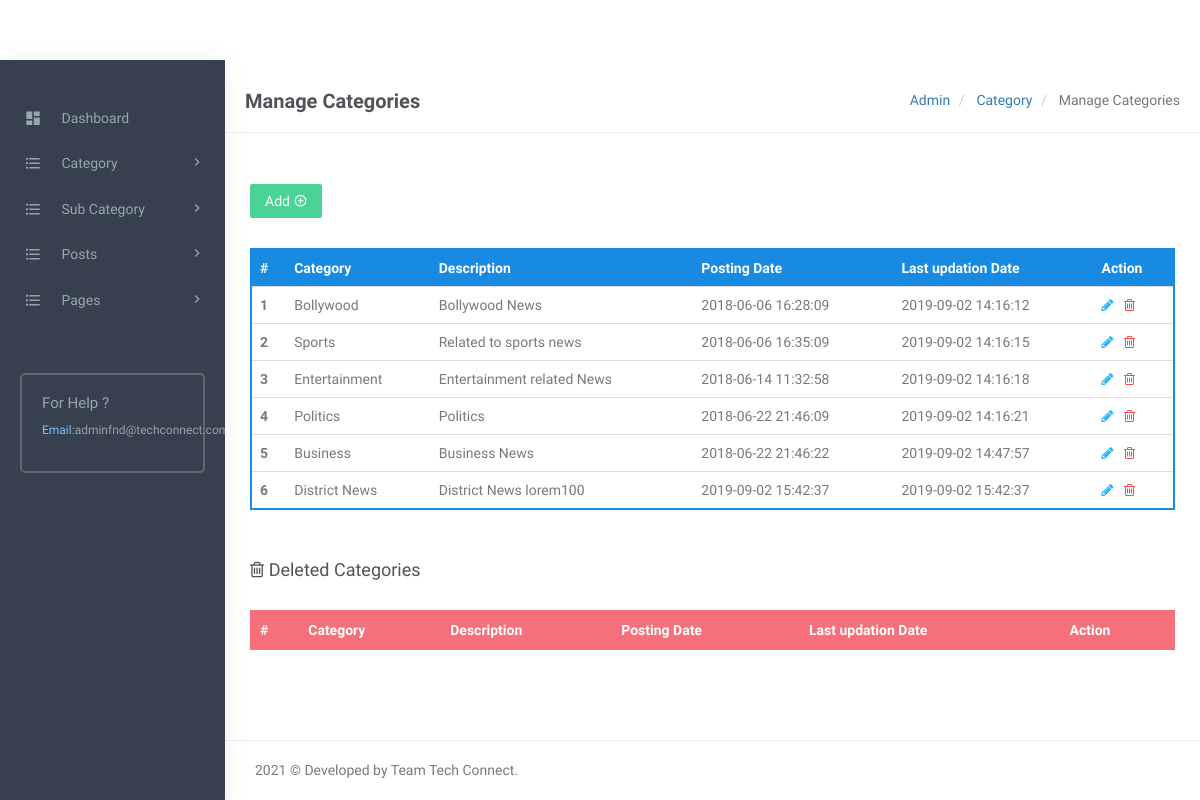
/validator/manage-categories.php (signed in), run on the app's committed database.
### tables this page shows
CREATE TABLE `tblcategory` (
  `id` int(11) NOT NULL AUTO_INCREMENT,
  `CategoryName` varchar(200) NOT NULL,
  `Description` mediumtext NOT NULL,
  `PostingDate` timestamp NULL DEFAULT CURRENT_TIMESTAMP,
  `UpdationDate` timestamp NULL DEFAULT CURRENT_TIMESTAMP ON UPDATE CURRENT_TIMESTAMP,
  `Is_Active` varchar(1) DEFAULT NULL,
  PRIMARY KEY (`id`)
);

### validator/manage-categories.php (the view, shortened to what this page needs)
<?php
include('includes/config.php');
if(strlen($_SESSION['login'])==0)
  {
header('location:index.php');
}
else{
?>
<!DOCTYPE html>
<html lang="en">
    <head>
        <link href="assets/css/bootstrap.min.css" rel="stylesheet" type="text/css" />
        <link href="assets/css/core.css" rel="stylesheet" type="text/css" />
        <link href="assets/css/components.css" rel="stylesheet" type="text/css" />
        <link href="assets/css/icons.css" rel="stylesheet" type="text/css" />
        <link href="assets/css/pages.css" rel="stylesheet" type="text/css" />
        <link href="assets/css/menu.css" rel="stylesheet" type="text/css" />
        <link href="assets/css/responsive.css" rel="stylesheet" type="text/css" />
		<link rel="stylesheet" href="../plugins/switchery/switchery.min.css">
    </head>
    <body class="fixed-left">
        <div id="wrapper">
<?php include('includes/leftsidebar.php');?>
            <div class="content-page">
                <div class="content">
                    <div class="container">
                        <div class="row">
							<div class="col-xs-12">
								<div class="page-title-box">
                                    <h4 class="page-title">Manage Categories</h4>
                                    <ol class="breadcrumb p-0 m-0">
                                        <li>
                                            <a href="#">Admin</a>
                                        </li>
                                        <li>
                                            <a href="#">Category </a>
                                        </li>
                                        <li class="active">
                                           Manage Categories
                                        </li>
                                    </ol>
                                    <div class="clearfix"></div>
                                </div>
							</div>
						</div>
<div class="row">
<div class="col-sm-6">
</div>
                                    <div class="row">
										<div class="col-md-12">
											<div class="demo-box m-t-20">
<div class="m-b-30">
<a href="add-category.php">
<button id="addToTable" class="btn btn-success waves-effect waves-light">Add <i class="mdi mdi-plus-circle-outline" ></i></button>
</a>
 </div>
												<div class="table-responsive">
                                                    <table class="table m-0 table-colored-bordered table-bordered-primary">
                                                        <thead>
                                                            <tr>
                                                                <th>#</th>
                                                                <th> Category</th>
                                                                <th>Description</th>
                                                                <th>Posting Date</th>
                                                                  <th>Last updation Date</th>
                                                                <th>Action</th>
                                                            </tr>
                                                        </thead>
                                                        <tbody>
<?php
$query=mysqli_query($con,"Select id,CategoryName,Description,PostingDate,UpdationDate from  tblcategory where Is_Active=1");
$cnt=1;
while($row=mysqli_fetch_array($query))
{
?>
 <tr>
<th scope="row"><?php echo htmlentities($cnt);?></th>
<td><?php echo htmlentities($row['CategoryName']);?></td>
<td><?php echo htmlentities($row['Description']);?></td>
<td><?php echo htmlentities($row['PostingDate']);?></td>
<td><?php echo htmlentities($row['UpdationDate']);?></td>
<td><a href="edit-category.php?cid=<?php echo htmlentities($row['id']);?>"><i class="fa fa-pencil" style="color: #29b6f6;"></i></a>
	&nbsp;<a href="manage-categories.php?rid=<?php echo htmlentities($row['id']);?>&&action=del"> <i class="fa fa-trash-o" style="color: #f05050"></i></a> </td>
</tr>
<?php
$cnt++;
 } ?>
</tbody>
                                                    </table>
                                                </div>
											</div>
										</div>
									</div>
<div class="row">
<div class="col-md-12">
<div class="demo-box m-t-20">
<div class="m-b-30">
 <h4><i class="fa fa-trash-o" ></i> Deleted Categories</h4>
 </div>
<div class="table-responsive">
<table class="table m-0 table-colored-bordered table-bordered-danger">
                                                        <thead>
                                                            <tr>
                                                                <th>#</th>
                                                                <th> Category</th>
                                                                <th>Description</th>
                                                                <th>Posting Date</th>
                                                                  <th>Last updation Date</th>
                                                                <th>Action</th>
                                                            </tr>
                                                        </thead>
                                                    </table>
                                                </div>
											</div>
										</div>
									</div>
                    </div>
                </div>
<?php include('includes/footer.php');?>
            </div>
        </div>
    </body>
</html>
<?php } ?>

### admin/includes/leftsidebar.php (shortened to what this page needs)
          <div class="left side-menu">
              <div class="sidebar-inner slimscrollleft">
                  <div id="sidebar-menu">
                      <ul>
                      	<li class="menu-title"></li>
                          <li class="has_sub">
                              <a href="dashboard.php" class="waves-effect"><i class="mdi mdi-view-dashboard"></i> <span> Dashboard </span> </a>
                          </li>
                          <li class="has_sub">
                              <a href="javascript:void(0);" class="waves-effect"><i class="mdi mdi-format-list-bulleted"></i> <span> Category </span> <span class="menu-arrow"></span></a>
                          </li>
  <li class="has_sub">
                              <a href="javascript:void(0);" class="waves-effect"><i class="mdi mdi-format-list-bulleted"></i> <span>Sub Category </span> <span class="menu-arrow"></span></a>
                          </li>
<li class="has_sub">
                              <a href="javascript:void(0);" class="waves-effect"><i class="mdi mdi-format-list-bulleted"></i> <span> Posts </span> <span class="menu-arrow"></span></a>
                          </li>
                          <li class="has_sub">
                              <a href="javascript:void(0);" class="waves-effect"><i class="mdi mdi-format-list-bulleted"></i> <span> Pages </span> <span class="menu-arrow"></span></a>
                          </li>
                      </ul>
                  </div>
                  <div class="help-box">
                      <h5 class="text-muted m-t-0">For Help ?</h5>
                      <p class=""><span class="text-custom">Email:</span>adminfnd@techconnect.com <br/> </p>
                  </div>
              </div>
          </div>

### validator/includes/footer.php
<footer class="footer text-right">
   2021 © Developed by Team Tech Connect.
</footer>

### validator/assets/css/core.css (style rules this page uses)
body { font-family: 'Varela Round', sans-serif; margin: 0; padding-bottom: 60px; overflow-x: hidden; color: #797979; }
html { position: relative; min-height: 100%; }
.h1, .h2, .h3, .h4, .h5, .h6, h1, h2, h3, h4, h5, h6 { color: #505458; font-family: 'Hind Madurai', sans-serif; margin: 10px 0; }
h5 { font-size: 15px; }
p { line-height: 1.6; }
* { outline: none !important; }
.container { width: auto; }
.footer { border-top: 1px solid rgba(152, 166, 173, 0.2); bottom: 0; text-align: left !important; padding: 19px 30px 20px; position: absolute; right: 0; left: 225px; }
#wrapper { height: 100%; overflow: hidden; width: 100%; }
.p-0 { padding: 0 !important; }
.m-0 { margin: 0 !important; }
.m-t-0 { margin-top: 0 !important; }
.m-t-20 { margin-top: 20px !important; }
.m-b-30 { margin-bottom: 30px !important; }
.row { margin-right: -10px; margin-left: -10px; }
.col-lg-1, .col-lg-10, .col-lg-11, .col-lg-12, .col-lg-2, .col-lg-3, .col-lg-4, .col-lg-5, .col-lg-6, .col-lg-7, .col-lg-8, .col-lg-9, .col-md-1, .col-md-10, .col-md-11, .col-md-12, .col-md-2, .col-md-3, .col-md-4, .col-md-5, .col-md-6, .col-md-7, .col-md-8, .col-md-9, .col-sm-1, .col-sm-10, .col-sm-11, .col-sm-12, .col-sm-2, .col-sm-3, .col-sm-4, .col-sm-5, .col-sm-6, .col-sm-7, .col-sm-8, .col-sm-9, .col-xs-1, .col-xs-10, .col-xs-11, .col-xs-12, .col-xs-2, .col-xs-3, .col-xs-4, .col-xs-5, .col-xs-6, .col-xs-7, .col-xs-8, .col-xs-9 { padding-left: 10px; padding-right: 10px; }
.breadcrumb { background-color: transparent; margin-bottom: 15px; padding-top: 10px; padding-left: 0; }
.text-custom { color: #7fc1fc !important; }
.text-muted { color: #98a6ad !important; }
.waves-effect { position: relative; cursor: pointer; display: inline-block; overflow: hidden; -webkit-user-select: none; -moz-user-select: none; -ms-user-select: none; user-select: none; -webkit-tap-highlight-color: transparent; vertical-align: middle; z-index: 1; will-change: opacity, transform; -webkit-transition: all 0.3s ease-out; -moz-transition: all 0.3s ease-out; -o-transition: all 0.3s ease-out; -ms-transition: all 0.3s ease-out; transition: all 0.3s ease-out; }
.demo-box { padding: 10px 15px; }

### data on the page
tblcategory: CategoryName "Bollywood", Description "Bollywood News", PostingDate "2018-06-06 16:28:09", UpdationDate "2019-09-02 14:16:12"
tblcategory: CategoryName "Sports", Description "Related to sports news", PostingDate "2018-06-06 16:35:09", UpdationDate "2019-09-02 14:16:15"
tblcategory: CategoryName "Entertainment", Description "Entertainment related News", PostingDate "2018-06-14 11:32:58", UpdationDate "2019-09-02 14:16:18"
tblcategory: CategoryName "Politics", Description "Politics", PostingDate "2018-06-22 21:46:09", UpdationDate "2019-09-02 14:16:21"
tblcategory: CategoryName "Business", Description "Business News", PostingDate "2018-06-22 21:46:22", UpdationDate "2019-09-02 14:47:57"
tblcategory: CategoryName "District News", Description "District News lorem100", PostingDate "2019-09-02 15:42:37", UpdationDate "2019-09-02 15:42:37"
